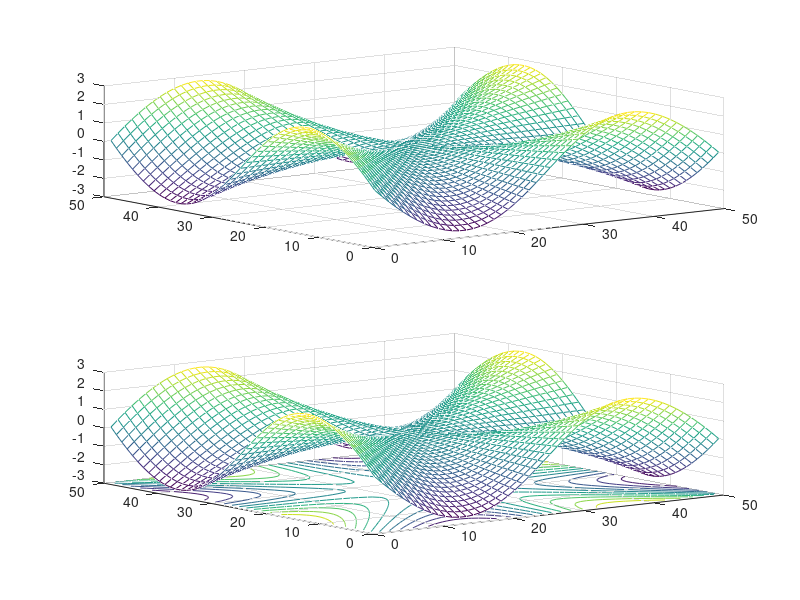

The MATLAB script that drew this image:
x=linspace(-3,3,50);
y=linspace(-3,3,50);
[X,Y]=meshgrid(x,y);
z=(X.*Y.*(X.*X-Y.*Y))./(X.*X+Y.*Y);
subplot(2,1,1)
mesh(z)
subplot(2,1,2)
meshc(z)